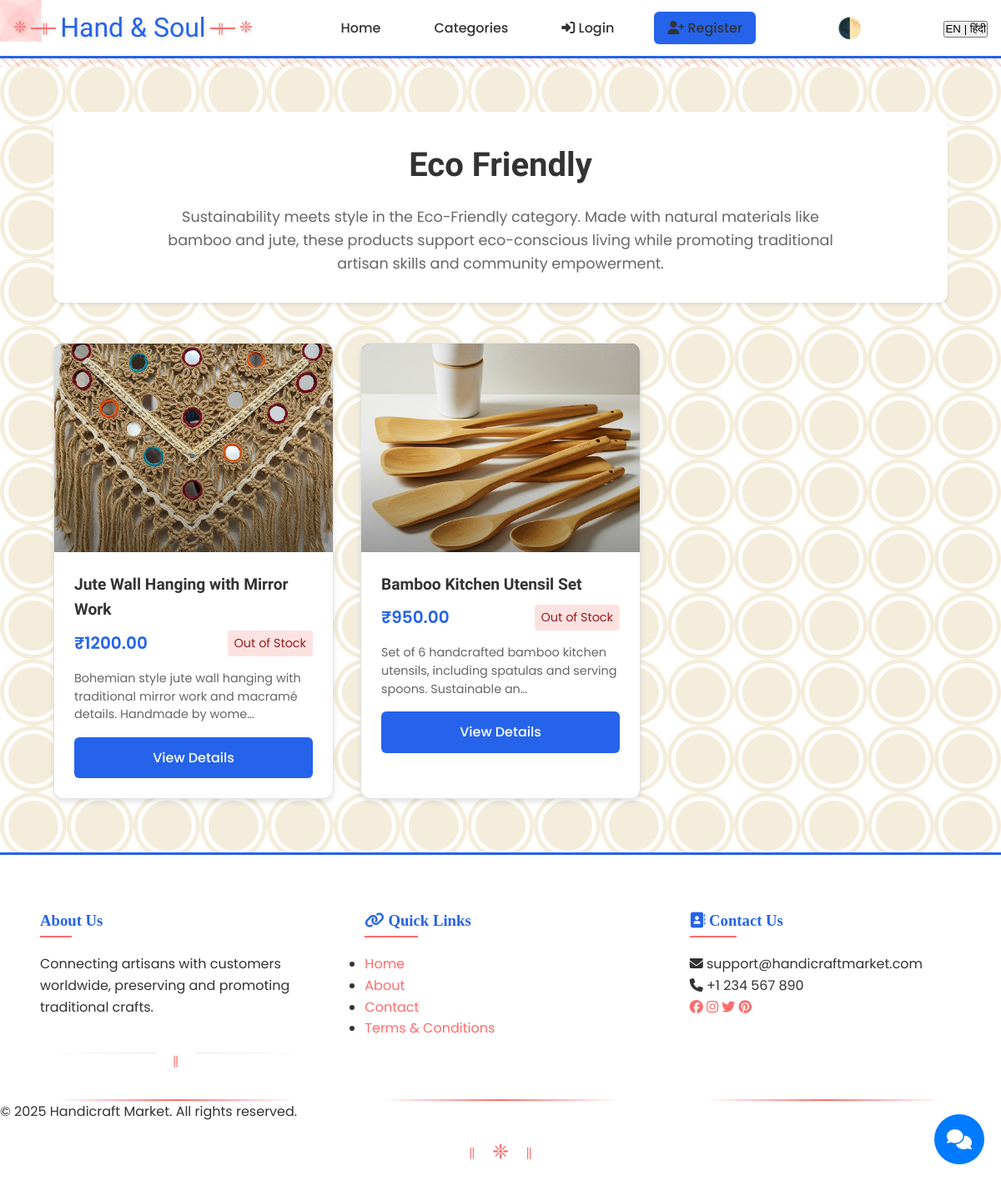
The page /products/category/eco-friendly/ on the database its author committed.
### products/models.py (models this page shows, shortened)
class Category(models.Model):
    name = models.CharField(max_length=100)
    slug = models.SlugField(unique=True)
    description = models.TextField(blank=True)
    image = models.ImageField(upload_to='categories/', blank=True, null=True)
    created_at = models.DateTimeField(auto_now_add=True)
    updated_at = models.DateTimeField(auto_now=True)
    class Meta:
        verbose_name_plural = 'Categories'
        ordering = ['name']

class Product(models.Model):
    seller = models.ForeignKey(User, on_delete=models.CASCADE, related_name='products')
    category = models.ForeignKey(Category, on_delete=models.CASCADE, related_name='products')
    name = models.CharField(max_length=200)
    slug = models.SlugField(unique=True)
    description = models.TextField()
    price = models.DecimalField(max_digits=10, decimal_places=2, validators=[MinValueValidator(Decimal('0.01'))])
    compare_price = models.DecimalField(max_digits=10, decimal_places=2, null=True, blank=True)
    stock = models.PositiveIntegerField(default=0)
    is_active = models.BooleanField(default=True)
    main_image = models.ImageField(upload_to='products/')
    material = models.CharField(max_length=200, blank=True, help_text='e.g., Cotton, Wood, Metal')
    dimensions = models.CharField(max_length=50, blank=True, help_text='Format: LxWxH')
    weight = models.DecimalField(max_digits=6, decimal_places=2, null=True, blank=True, help_text='Weight in kg')
    customization_available = models.BooleanField(default=False)
    shipping_info = models.TextField(blank=True)
    created_at = models.DateTimeField(auto_now_add=True)
    updated_at = models.DateTimeField(auto_now=True)
    class Meta:
        ordering = ['-created_at']

### products/views.py (the view)
# urls.py: path('category/<str:category_slug>/', views.category_detail, name='category_detail'),
def category_detail(request, category_slug):
    category = get_object_or_404(Category, slug=category_slug)
    products = Product.objects.filter(category=category, is_active=True)
    context = {
        'category': category,
        'products': products
    }
    return render(request, 'products/category_detail.html', context)

### templates/products/category_detail.html (shortened to what this page needs)
{% extends 'base.html' %} {% load static %}  {% block content %}
<div class="category-detail-container">
  <div class="category-header">
    <div class="category-info">
      <h1>{{ category.name }}</h1>
      <p>{{ category.description }}</p>
    </div>
  </div>
  <div class="products-section">
    <div class="products-grid">
      {% for product in products %}
      <div class="product-card">
        <div class="product-image">
          {% if product.main_image %}
          <img
            src="{{ product.main_image.url }}"
            alt="{{ product.name }}"
            class="product-image"
          />
          {% elif product.images.first %}
          <img
            src="{{ product.images.first.image.url }}"
            alt="{{ product.name }}"
            class="product-image"
          />
          {% else %}
          <div class="product-image placeholder-image">
            <span>{{ product.name|first }}</span>
          </div>
          {% endif %}
        </div>
        <div class="product-info">
          <h3>{{ product.name }}</h3>
          <div class="product-meta">
            <span class="product-price"
              >₹{{ product.price|floatformat:2 }}</span
            >
            {% if product.is_available %}
            <span class="stock-status in-stock">In Stock</span>
            {% else %}
            <span class="stock-status out-stock">Out of Stock</span>
            {% endif %}
          </div>
          <p class="product-description">
            {{ product.description|truncatechars:100 }}
          </p>
          <div class="product-actions">
            <a
              href="{% url 'products:product_detail' product.slug %}"
              class="btn-primary"
            >
              View Details
            </a>
          </div>
        </div>
      </div>
      {% endfor %}
    </div>
  </div>
</div>
{% endblock %}

### static/css/theme.css (style rules this page uses)
:root[data-theme="light"] { --background-color: #ffffff; --surface-color: #ffffff; --border-color: #e0e0e0; --text-primary: #333333; --text-secondary: #666666; --accent-color: #ff6b6b; --accent-hover: #ff5252; --shadow-color: rgba(0, 0, 0, 0.1); --nav-background: #ffffff; --input-background: #ffffff; --card-background: #ffffff; --success-color: #4caf50; --error-color: #f44336; --warning-color: #ff9800; }
body { background-color: var(--background-color); color: var(--text-primary); transition: background-color 0.3s ease, color 0.3s ease; }
.btn-primary { background-color: var(--accent-color); color: white; }

### static/css/style.css (style rules this page uses)
:root { --primary-color: #C14D30; --primary-color-rgb: 193, 77, 48; --secondary-color: #1A7F37; --accent-color: #B8860B; --accent-color-2: #800080; --background-color: #FFF3E0; --surface-color: #FFF8E7; --text-primary: #4A1C17; --text-secondary: #654321; --border-color: #D4A76A; --success-color: #1A7F37; --error-color: #C14D30; --warning-color: #B8860B; --info-color: #800080; --shadow-color: rgba(74, 28, 23, 0.15); --hover-color: rgba(193, 77, 48, 0.1); }
* { margin: 0; padding: 0; box-sizing: border-box; }
body { font-family: 'Segoe UI', Tahoma, Geneva, Verdana, sans-serif; line-height: 1.6; color: var(--text-primary); background-color: var(--background-color); transition: background-color 0.3s ease; margin: 0; padding: 0; }
h1, h2, h3, h4, h5, h6 { margin-bottom: 1rem; color: var(--primary-color); }
a { color: var(--accent-color); text-decoration: none; transition: color 0.3s ease; }
.btn-primary { background: linear-gradient(135deg, var(--primary-color), var(--accent-color)); color: white; border: none; position: relative; overflow: hidden; z-index: 1; }
.btn-primary::before { content: ''; position: absolute; top: 0; left: 0; right: 0; bottom: 0; background: linear-gradient(135deg, var(--accent-color), var(--primary-color)); opacity: 0; transition: opacity 0.3s ease; z-index: -1; }
.product-card { background: var(--surface-color); border: 1px solid var(--border-color); border-radius: 12px; overflow: hidden; transition: transform 0.3s ease, box-shadow 0.3s ease; position: relative; }
.product-card::before { content: ''; position: absolute; top: 0; left: 0; right: 0; height: 6px; background: linear-gradient( 45deg, var(--primary-color), var(--accent-color), var(--accent-color-2) ); }
.product-image { position: relative; overflow: hidden; }
.product-image::after { content: ''; position: absolute; top: 0; left: 0; right: 0; bottom: 0; background: linear-gradient( to bottom, transparent 50%, rgba(0, 0, 0, 0.3) ); }
.product-info { padding: 1rem; }

### templates/base.html (style rules this page uses)
:root { --primary-color: #2563eb; --primary-color-rgb: 37, 99, 235; --accent-color: #1d4ed8; --text-primary: #1f2937; --text-secondary: #4b5563; --background-color: #ffffff; --surface-color: #ffffff; --border-color: #e5e7eb; --shadow-color: rgba(0, 0, 0, 0.1); --error-color: #dc2626; --warning-color: #f59e0b; --success-color: #10b981; --font-heading: "Rozha One", serif; --font-hindi: "Tiro Devanagari Hindi", serif; --font-body: "Poppins", sans-serif; }
body { margin: 0; padding: 0; font-family: var(--font-body); background-color: var(--background-color); color: var(--text-primary); }
h1, h2, h3, h4, h5, h6 { font-family: var(--font-heading); }

### rows shown on the page
Category: name "Eco Friendly", description "Sustainability meets style in the Eco-Friendly category. Made with natural materials like bamboo and jute, these products support eco-conscious living while promoting traditional artisan skills and community empowerment."
Product: main_image (picture), name "Jute Wall Hanging with Mirror Work", price "1200.00", description "Bohemian style jute wall hanging with traditional mirror work and macramé details. Handmade by wome…"
Product: main_image (picture), name "Bamboo Kitchen Utensil Set", price "950.00", description "Set of 6 handcrafted bamboo kitchen utensils, including spatulas and serving spoons. Sustainable an…"
